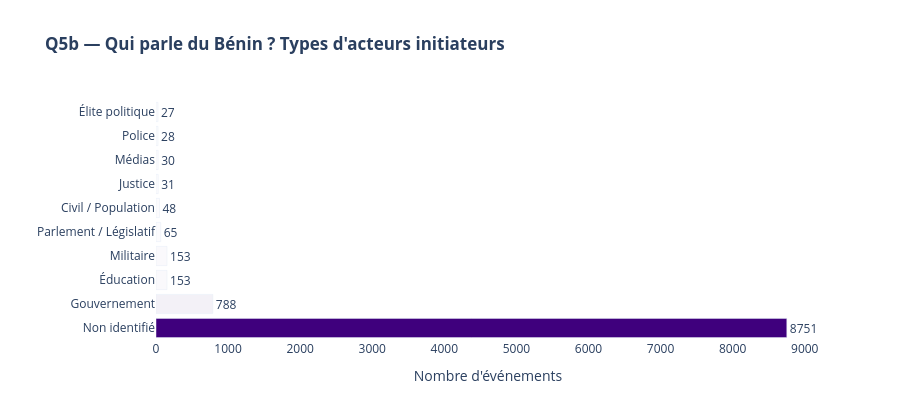

Here is the notebook cell this chart was saved with:
### Markdown cell above
**Lecture du graphique** : Un Bénin majoritairement en position **Contexte** signifie que la plupart des événements se déroulent sur son territoire sans qu'il soit l'initiateur — image d'un pays surtout objet de l'attention internationale plutôt que force diplomatique. Un fort pourcentage **Acteur** indiquerait un Bénin actif dans les négociations régionales, l'aide internationale ou les initiatives diplomatiques.

### Code cell
# ── Q5b — Who talks about Benin? Actor type breakdown ─────────
actor_types = (
    df[df["benin_role"].isin(["Acteur", "Mixte"])]
    ["actor1_type_label"]
    .value_counts()
    .head(10)
    .reset_index()
)

fig5b = px.bar(
    actor_types,
    x="count",
    y="actor1_type_label",
    orientation="h",
    title="<b>Q5b — Qui parle du Bénin ? Types d'acteurs initiateurs</b>",
    labels={"count": "Nombre d'événements", "actor1_type_label": ""},
    color="count",
    color_continuous_scale="Purples",
    text="count"
)
fig5b.update_traces(textposition="outside")
fig5b.update_layout(
    height=420,
    plot_bgcolor="white",
    coloraxis_showscale=False
)
fig5b.show()

### Figure 1 — Plotly figure (JSON) as saved in the notebook; plotly's stock layout.template omitted (floating-point values rounded to 4 significant figures)
{"data": [{"hovertemplate": "Nombre d'événements=%{marker.color}<br>=%{y}<extra></extra>", "legendgroup": "", "marker": {"color": [8751, 788, 153, 153, 65, 48, 31, 30, 28, 27], "coloraxis": "coloraxis", "pattern": {"shape": ""}}, "name": "", "orientation": "h", "showlegend": false, "text": [8751.0, 788.0, 153.0, 153.0, 65.0, 48.0, 31.0, 30.0, 28.0, 27.0], "textposition": "outside", "type": "bar", "x": [8751, 788, 153, 153, 65, 48, 31, 30, 28, 27], "xaxis": "x", "y": ["Non identifié", "Gouvernement", "Éducation", "Militaire", "Parlement / Législatif", "Civil / Population", "Justice", "Médias", "Police", "Élite politique"], "yaxis": "y"}], "layout": {"barmode": "relative", "coloraxis": {"colorbar": {"title": {"text": "Nombre d'événements"}}, "colorscale": [[0, "rgb(252,251,253)"], [0.125, "rgb(239,237,245)"], [0.25, "rgb(218,218,235)"], [0.375, "rgb(188,189,220)"], [0.5, "rgb(158,154,200)"], [0.625, "rgb(128,125,186)"], [0.75, "rgb(106,81,163)"], [0.875, "rgb(84,39,143)"], [1, "rgb(63,0,125)"]], "showscale": false}, "height": 420, "legend": {"tracegroupgap": 0}, "plot_bgcolor": "white", "title": {"text": "<b>Q5b — Qui parle du Bénin ? Types d'acteurs initiateurs</b>"}, "xaxis": {"anchor": "y", "domain": [0, 1], "title": {"text": "Nombre d'événements"}}, "yaxis": {"anchor": "x", "domain": [0, 1], "title": {"text": ""}}}}
